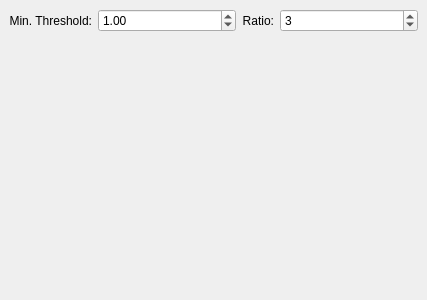
<?xml version="1.0" encoding="UTF-8"?>
<ui version="4.0">
 <class>CannyDetection</class>
 <widget class="QMainWindow" name="CannyDetection">
  <property name="geometry">
   <rect>
    <x>0</x>
    <y>0</y>
    <width>427</width>
    <height>300</height>
   </rect>
  </property>
  <property name="windowTitle">
   <string>Canny Edge Detection</string>
  </property>
  <widget class="QWidget" name="centralwidget">
   <layout class="QVBoxLayout" name="verticalLayout" stretch="1,3">
    <item>
     <layout class="QHBoxLayout" name="horizontalLayout">
      <item>
       <widget class="QLabel" name="label_2">
        <property name="sizePolicy">
         <sizepolicy hsizetype="Minimum" vsizetype="Preferred">
          <horstretch>0</horstretch>
          <verstretch>0</verstretch>
         </sizepolicy>
        </property>
        <property name="text">
         <string>Min. Threshold:</string>
        </property>
        <property name="alignment">
         <set>Qt::AlignRight|Qt::AlignTrailing|Qt::AlignVCenter</set>
        </property>
       </widget>
      </item>
      <item>
       <widget class="QDoubleSpinBox" name="MinSpinBox">
        <property name="sizePolicy">
         <sizepolicy hsizetype="Expanding" vsizetype="Fixed">
          <horstretch>0</horstretch>
          <verstretch>0</verstretch>
         </sizepolicy>
        </property>
        <property name="minimum">
         <double>0.010000000000000</double>
        </property>
        <property name="maximum">
         <double>255.000000000000000</double>
        </property>
        <property name="singleStep">
         <double>0.010000000000000</double>
        </property>
        <property name="value">
         <double>1.000000000000000</double>
        </property>
       </widget>
      </item>
      <item>
       <widget class="QLabel" name="label_3">
        <property name="sizePolicy">
         <sizepolicy hsizetype="Minimum" vsizetype="Preferred">
          <horstretch>0</horstretch>
          <verstretch>0</verstretch>
         </sizepolicy>
        </property>
        <property name="text">
         <string>Ratio:</string>
        </property>
        <property name="alignment">
         <set>Qt::AlignRight|Qt::AlignTrailing|Qt::AlignVCenter</set>
        </property>
       </widget>
      </item>
      <item>
       <widget class="QSpinBox" name="RatioSpinBox">
        <property name="sizePolicy">
         <sizepolicy hsizetype="Expanding" vsizetype="Fixed">
          <horstretch>0</horstretch>
          <verstretch>0</verstretch>
         </sizepolicy>
        </property>
        <property name="minimum">
         <number>1</number>
        </property>
        <property name="maximum">
         <number>10</number>
        </property>
        <property name="value">
         <number>3</number>
        </property>
       </widget>
      </item>
     </layout>
    </item>
    <item>
     <widget class="QLabel" name="label">
      <property name="sizePolicy">
       <sizepolicy hsizetype="Expanding" vsizetype="Expanding">
        <horstretch>0</horstretch>
        <verstretch>0</verstretch>
       </sizepolicy>
      </property>
      <property name="text">
       <string/>
      </property>
     </widget>
    </item>
   </layout>
  </widget>
 </widget>
 <resources/>
 <connections/>
</ui>
